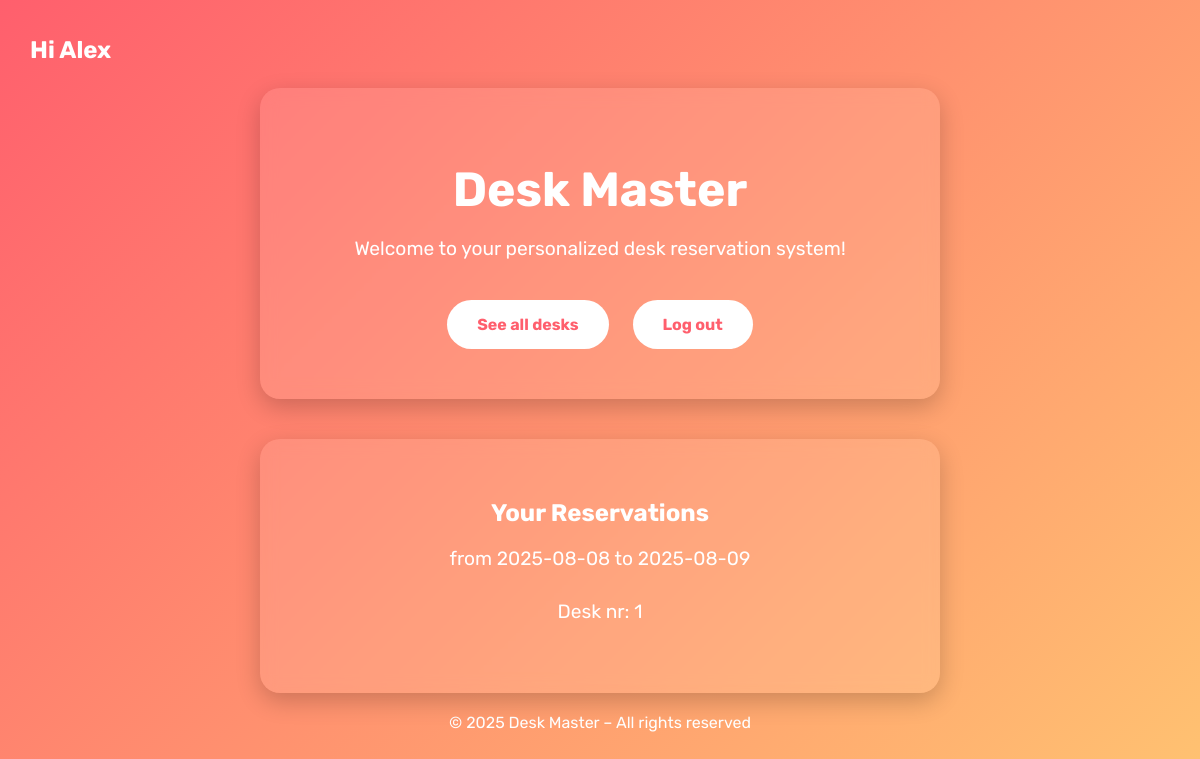
/ (signed in), run on an earlier commit of the app's database.
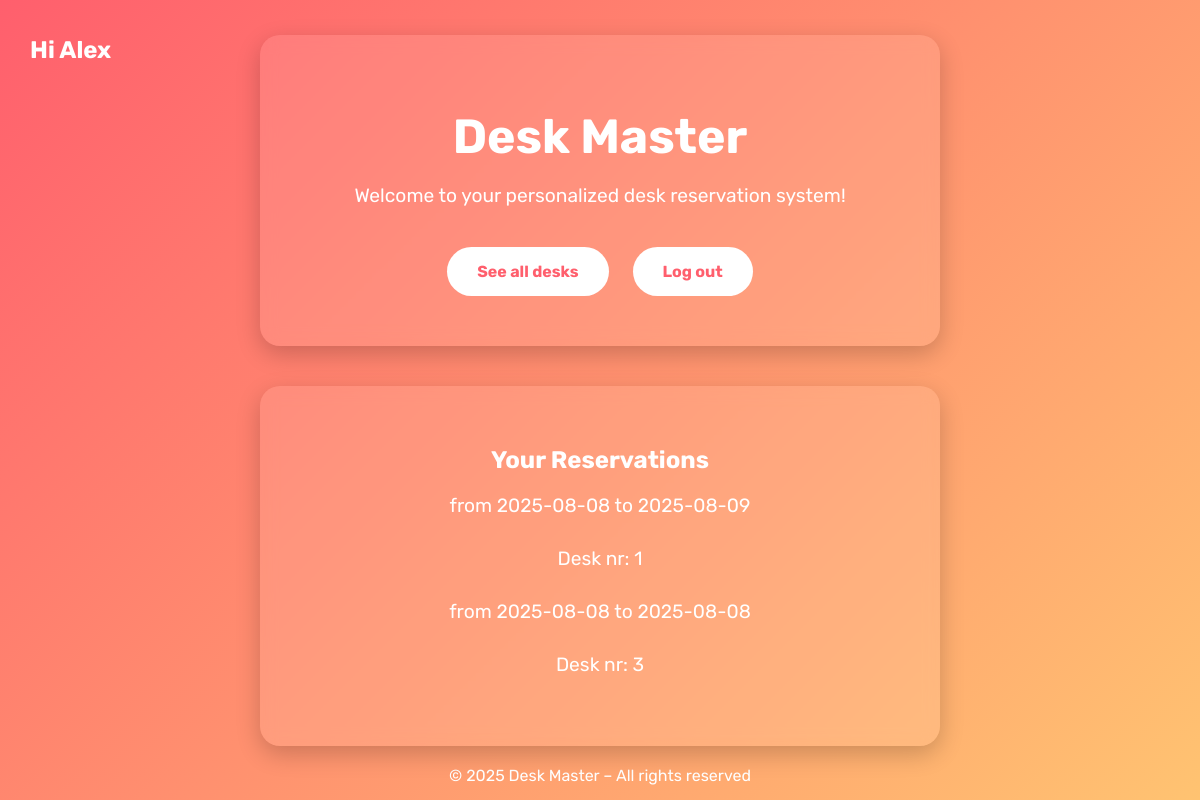
And on a later commit of the database.
### main.py (models this page shows)
class User(UserMixin, db.Model):
    __tablename__ = "desk_users"
    id: Mapped[int] = mapped_column(Integer, primary_key=True)
    name: Mapped[str] = mapped_column(String(250), unique=True, nullable=False)
    email: Mapped[str] = mapped_column(String(250), nullable=False, unique=True)
    password: Mapped[str] = mapped_column(String(250), nullable=False)
    reservations = relationship("Reservation", back_populates="user")

class Reservation(db.Model):
    __tablename__ = "reservations"
    id: Mapped[int] = mapped_column(Integer, primary_key=True)
    start_date: Mapped[date] = mapped_column(Date, nullable=False)
    end_date: Mapped[date] = mapped_column(Date, nullable=False)
    desk_id: Mapped[int] = mapped_column(ForeignKey("desks.id"))
    user_id: Mapped[int] = mapped_column(ForeignKey("desk_users.id"))
    desk = relationship("Desk", back_populates="reservations")
    user = relationship("User", back_populates="reservations")

### main.py (the view)
@app.route("/", methods=["GET", "POST"])
def index():
    if current_user.is_authenticated:
        user_reservations = Reservation.query.filter_by(user_id=current_user.id).all()
    else:
        user_reservations = None
    return render_template("index.html", reservation=user_reservations)

### main.py (called while the page is built)
@login_manager.user_loader
def load_user(user_id):
    return db.session.get(User, int(user_id))

### templates/index.html (shortened to what this page needs)
<!DOCTYPE html>
<html lang="pl">
<head>
</head>
<body>
    {% if current_user.is_authenticated %}
    <h1 class="userName">Hi {{ current_user.name }}</h1>
        <div class="container">
            <h1>Desk Master</h1>
            <p>Welcome to your personalized desk reservation system!</p>
            <a href="{{url_for('desks')}}" class="button">See all desks</a>
            <a href="{{url_for('log_out')}}" class="button">Log out</a>
        </div>
        {% if reservation %}
            <div class="container">
                <h2>Your Reservations</h2>
                {% for res in reservation %}
                  <p>from {{res.start_date}} to {{res.end_date}}</p>
                <p>Desk nr: {{res.desk_id}}</p>
                {% endfor %}
            </div>
        {% endif %}
    {% endif %}
<footer class="footer">
    © 2025 Desk Master – All rights reserved
</footer>
</body>
</html>

### templates/index.html (style rules this page uses)
html, body { height: 100%; margin: 0; padding: 0; font-family: 'Rubik', sans-serif; }
body { background: linear-gradient(135deg, #ff5f6d, #ffc371); display: flex; justify-content: center; align-items: center; flex-direction: column; text-align: center; color: #fff; }
.container { background: rgba(255, 255, 255, 0.1); padding: 40px; border-radius: 20px; box-shadow: 0 8px 24px rgba(0, 0, 0, 0.2); backdrop-filter: blur(8px); margin: 20px 0; width: 100%; max-width: 600px; flex-shrink: 0; }
.userName { position: absolute; top: 20px; left: 30px; font-size: 1.5rem; text-align: left; }
h1 { font-size: 3rem; margin-bottom: 10px; }
p { font-size: 1.2rem; margin-bottom: 30px; }
a.button { background-color: #ffffff; color: #ff5f6d; padding: 15px 30px; border-radius: 30px; text-decoration: none; font-weight: bold; transition: all 0.3s ease; display: inline-block; margin: 10px; }

What changed in the data, as far as the page shows it:
added Reservation: start_date "2025-08-08", end_date "2025-08-08", desk_id "3"
